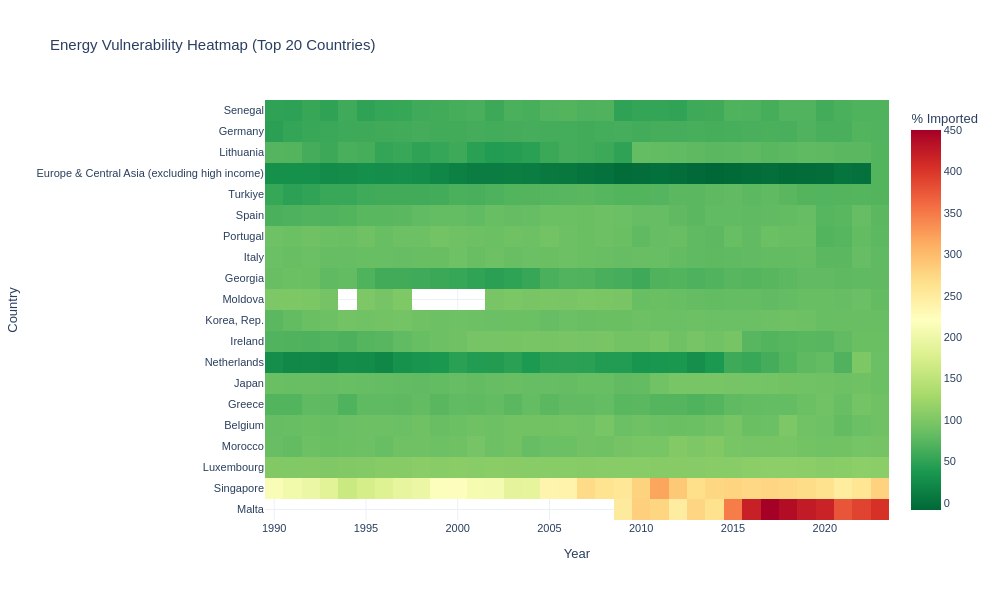

The notebook cell saved with this chart:
### Markdown cell above
### Interactive 3: Energy Vulnerability Heatmap

### Code cell
# Heatmap: Countries × Years
top_20 = df_imports[df_imports['Year'] == 2023].nlargest(20, 'Import_Dependency_Pct')['Country Name'].unique()
heatmap_data = df_imports[df_imports['Country Name'].isin(top_20)].pivot(
    index='Country Name', columns='Year', values='Import_Dependency_Pct')
heatmap_data = heatmap_data.loc[df_imports[df_imports['Year'] == 2023].nlargest(20, 'Import_Dependency_Pct').set_index('Country Name').index]

fig3 = go.Figure(data=go.Heatmap(z=heatmap_data.values, x=heatmap_data.columns, y=heatmap_data.index,
    colorscale='RdYlGn_r', colorbar=dict(title='% Imported')))

fig3.update_layout(title='Energy Vulnerability Heatmap (Top 20 Countries)',
    xaxis_title='Year', yaxis_title='Country', height=600, width=1000,
    template='plotly_white', font=dict(family='Arial', size=11))

fig3.show()
print('✓ Red = High dependency | Green = Low dependency')

### Figure 1 — Plotly figure (JSON) as saved in the notebook; plotly's stock layout.template omitted (floating-point values rounded to 4 significant figures; data arrays with more than 128 entries replaced by an {"elided": "..."} marker saying what was removed)
{"data": [{"colorbar": {"title": {"text": "% Imported"}}, "colorscale": [[0, "rgb(0,104,55)"], [0.1, "rgb(26,152,80)"], [0.2, "rgb(102,189,99)"], [0.3, "rgb(166,217,106)"], [0.4, "rgb(217,239,139)"], [0.5, "rgb(255,255,191)"], [0.6, "rgb(254,224,139)"], [0.7, "rgb(253,174,97)"], [0.8, "rgb(244,109,67)"], [0.9, "rgb(215,48,39)"], [1, "rgb(165,0,38)"]], "type": "heatmap", "x": [1990, 1991, 1992, 1993, 1994, 1995, 1996, 1997, 1998, 1999, 2000, 2001, 2002, 2003, 2004, 2005, 2006, 2007, 2008, 2009, 2010, 2011, 2012, 2013, 2014, 2015, 2016, 2017, 2018, 2019, 2020, 2021, 2022, 2023], "y": ["Malta", "Singapore", "Luxembourg", "Morocco", "Belgium", "Greece", "Japan", "Netherlands", "Ireland", "Korea, Rep.", "Moldova", "Georgia", "Italy", "Portugal", "Spain", "Turkiye", "Europe & Central Asia (excluding high income)", "Lithuania", "Germany", "Senegal"], "z": {"elided": "20x34 float values"}}], "layout": {"font": {"family": "Arial", "size": 11}, "height": 600, "title": {"text": "Energy Vulnerability Heatmap (Top 20 Countries)"}, "width": 1000, "xaxis": {"title": {"text": "Year"}}, "yaxis": {"title": {"text": "Country"}}}}
